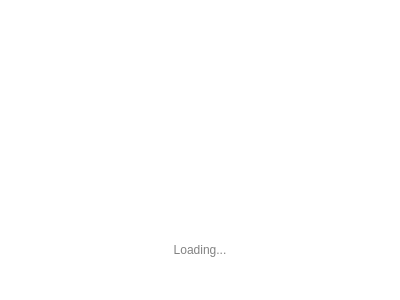
<?xml version="1.0" encoding="UTF-8"?>
<ui version="4.0">
 <class>LoadingWindow</class>
 <widget class="QWidget" name="LoadingWindow">
  <property name="geometry">
   <rect>
    <x>0</x>
    <y>0</y>
    <width>400</width>
    <height>300</height>
   </rect>
  </property>
  <property name="windowTitle">
   <string>Loading</string>
  </property>
  <property name="windowIcon">
   <iconset resource="resources.qrc">
    <normaloff>:/imgs/logo.png</normaloff>:/imgs/logo.png</iconset>
  </property>
  <property name="styleSheet">
   <string notr="true">background-color: rgba(0, 0, 0, 0);</string>
  </property>
  <layout class="QHBoxLayout" name="horizontalLayout" stretch="4,6,4">
   <item>
    <spacer name="horizontalSpacer">
     <property name="orientation">
      <enum>Qt::Horizontal</enum>
     </property>
     <property name="sizeHint" stdset="0">
      <size>
       <width>40</width>
       <height>20</height>
      </size>
     </property>
    </spacer>
   </item>
   <item>
    <layout class="QVBoxLayout" name="verticalLayout" stretch="1,6,0,1">
     <item>
      <spacer name="verticalSpacer">
       <property name="orientation">
        <enum>Qt::Vertical</enum>
       </property>
       <property name="sizeHint" stdset="0">
        <size>
         <width>20</width>
         <height>40</height>
        </size>
       </property>
      </spacer>
     </item>
     <item>
      <widget class="QLabel" name="label">
       <property name="styleSheet">
        <string notr="true">border-image: url(:/imgs/logo.png);</string>
       </property>
       <property name="text">
        <string/>
       </property>
       <property name="alignment">
        <set>Qt::AlignCenter</set>
       </property>
      </widget>
     </item>
     <item>
      <widget class="QLabel" name="label_2">
       <property name="styleSheet">
        <string notr="true">color: rgb(130, 130, 130);</string>
       </property>
       <property name="text">
        <string>Loading...</string>
       </property>
       <property name="alignment">
        <set>Qt::AlignCenter</set>
       </property>
      </widget>
     </item>
     <item>
      <spacer name="verticalSpacer_2">
       <property name="orientation">
        <enum>Qt::Vertical</enum>
       </property>
       <property name="sizeHint" stdset="0">
        <size>
         <width>20</width>
         <height>40</height>
        </size>
       </property>
      </spacer>
     </item>
    </layout>
   </item>
   <item>
    <spacer name="horizontalSpacer_2">
     <property name="orientation">
      <enum>Qt::Horizontal</enum>
     </property>
     <property name="sizeHint" stdset="0">
      <size>
       <width>40</width>
       <height>20</height>
      </size>
     </property>
    </spacer>
   </item>
  </layout>
 </widget>
 <resources>
  <include location="resources.qrc"/>
 </resources>
 <connections/>
</ui>
